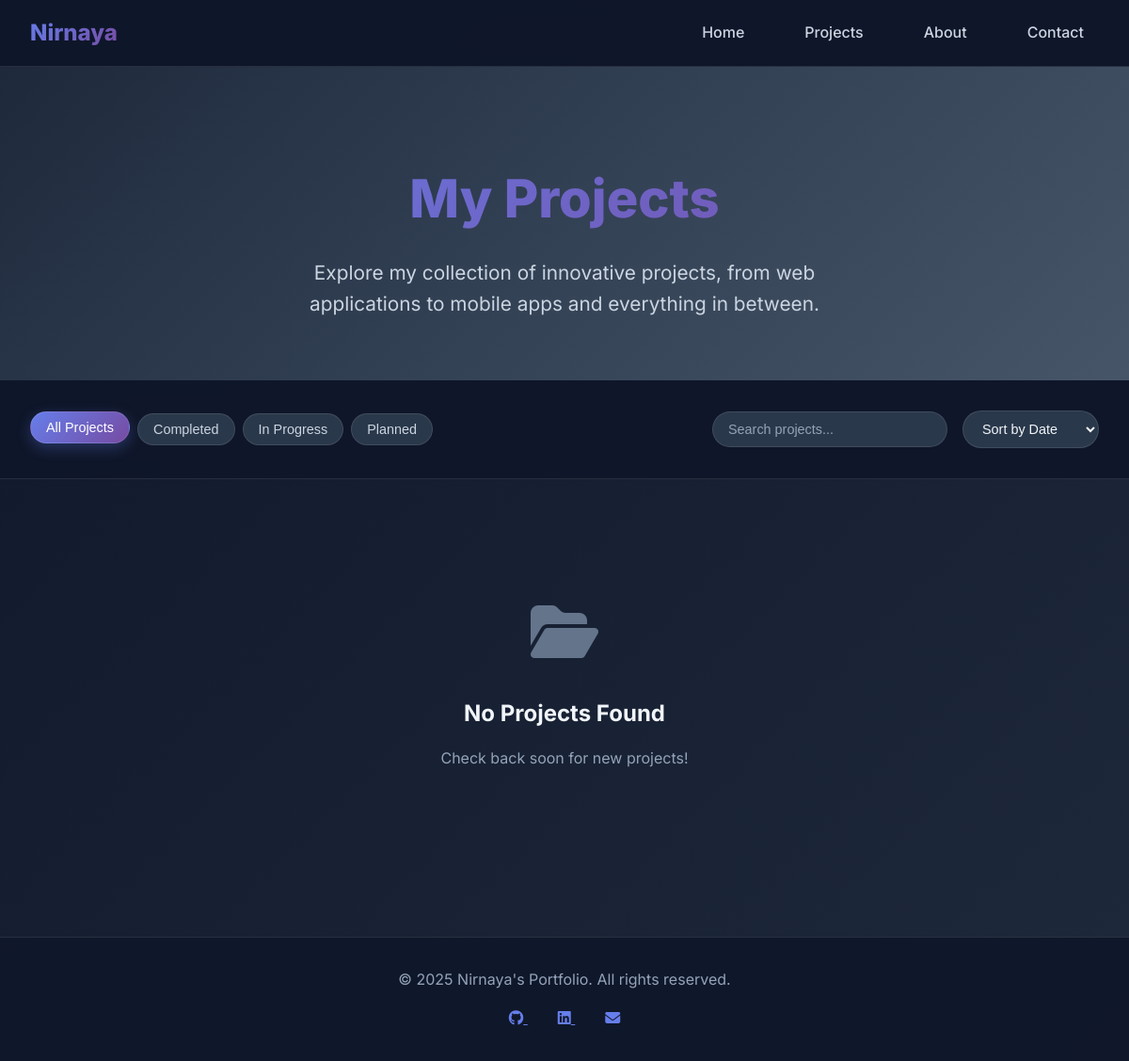
The app's page /projects/, older data.
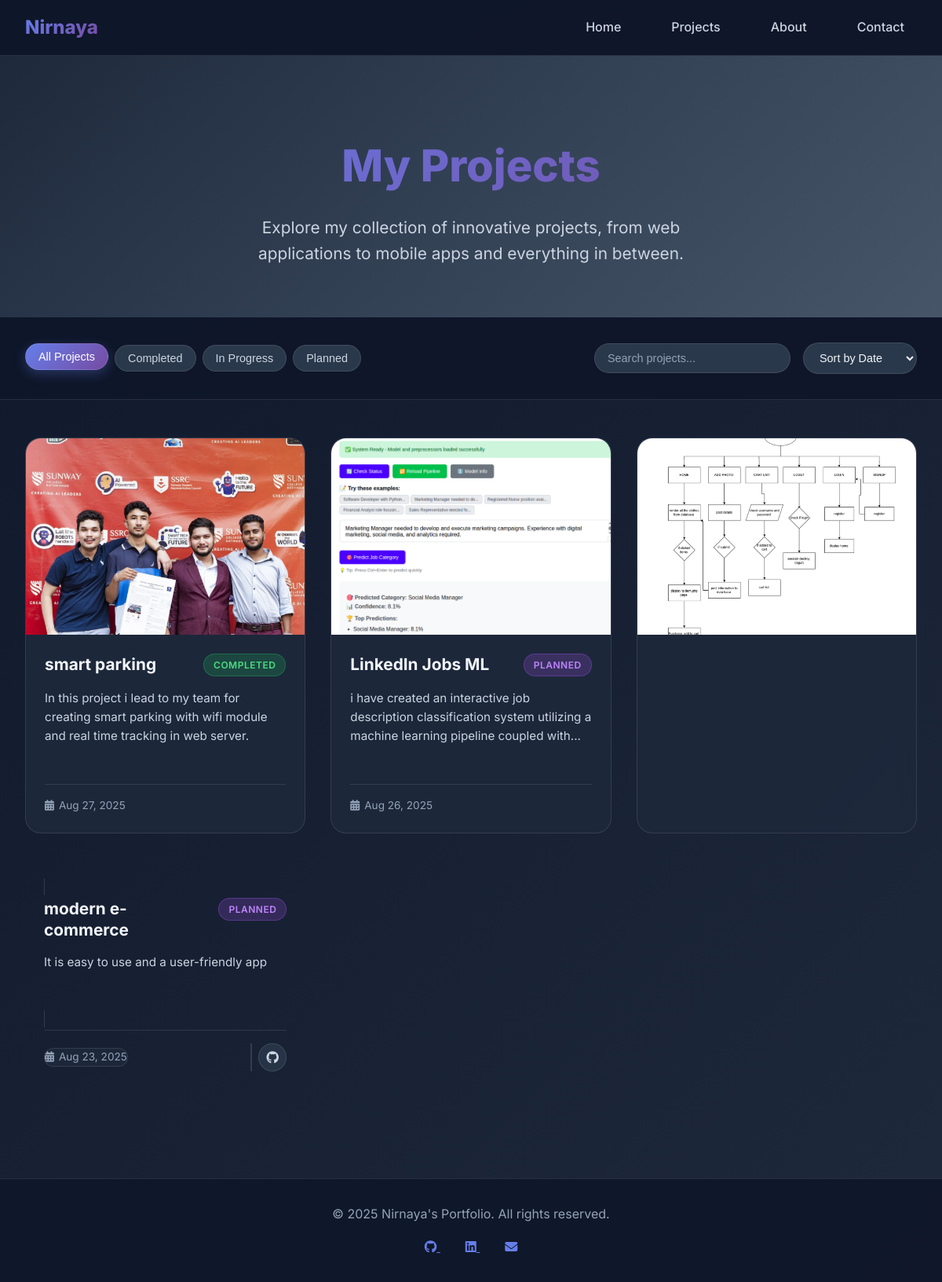
The same page, newer data.
### home/models.py (models this page shows, shortened)
class Project(models.Model):
    STATUS_CHOICES = [
        ('planned', 'Planned'),
        ('in-progress', 'In Progress'),
        ('completed', 'Completed'),
        ('on-hold', 'On Hold'),
    ]
    PRIORITY_CHOICES = [
        (1, 'Low'),
        (2, 'Medium'),
        (3, 'High'),
        (4, 'Critical'),
    ]
    title = models.CharField(max_length=200)
    slug = models.SlugField(unique=True, blank=True)
    description = models.TextField()
    status = models.CharField(max_length=20, choices=STATUS_CHOICES, default='planned')
    category = models.ForeignKey(ProjectCategory, on_delete=models.SET_NULL, null=True, blank=True)
    technologies = models.ManyToManyField(Technology, blank=True)
    featured = models.BooleanField(default=False)
    priority = models.IntegerField(choices=PRIORITY_CHOICES, default=2)
    image = models.ImageField(
        upload_to=project_image_path,
        blank=True,
        null=True,
        validators=[validate_file_size, FileExtensionValidator(['jpg', 'jpeg', 'png', 'gif', 'webp'])],
        help_text='Upload project image (max 10MB). Supported formats: JPG, PNG, GIF, WebP'
    )
    pdf_file = models.FileField(
        upload_to=project_pdf_path,
        blank=True,
        null=True,
        validators=[validate_file_size, FileExtensionValidator(['pdf'])],
        help_text='Upload project documentation (max 100MB). Only PDF files allowed.'
    )
    github_url = models.URLField(blank=True, help_text='GitHub repository URL')
    demo_url = models.URLField(blank=True, help_text='Live demo URL')
    created_date = models.DateTimeField(auto_now_add=True)
    updated_date = models.DateTimeField(auto_now=True)
    class Meta:
        ordering = ['-created_date']
        indexes = [
            models.Index(fields=['status']),
            models.Index(fields=['featured']),
            models.Index(fields=['priority']),
            models.Index(fields=['-created_date']),
        ]
    def get_absolute_url(self):
        return reverse('home:project_detail', kwargs={'slug': self.slug})

### home/views.py (the view)
# urls.py: path('projects/', views.projects_view, name='projects'),
def projects_view(request):
    projects = Project.objects.all().order_by('-created_date')
    search_query = request.GET.get('search')
    if search_query:
        projects = projects.filter(
            Q(title__icontains=search_query) |
            Q(description__icontains=search_query) |
            Q(technologies__name__icontains=search_query)
        ).distinct()
    category_slug = request.GET.get('category')
    if category_slug:
        projects = projects.filter(category__slug=category_slug)
    status = request.GET.get('status')
    if status:
        projects = projects.filter(status=status)
    tech_id = request.GET.get('technology')
    if tech_id:
        projects = projects.filter(technologies__id=tech_id)
    paginator = Paginator(projects, 12)  # 12 projects per page
    page_number = request.GET.get('page')
    projects = paginator.get_page(page_number)
    categories = ProjectCategory.objects.all()
    technologies = Technology.objects.all()
    context = {
        'projects': projects,
        'categories': categories,
        'technologies': technologies,
        'search_query': search_query,
        'current_category': category_slug,
        'current_status': status,
        'current_technology': tech_id,
    }
    return render(request, 'home/project.html', context)

### home/templates/home/project.html (shortened to what this page needs)
{% extends 'base.html' %}
{% load static %}
{% block content %}
<section class="projects-hero">
    <div class="container">
        <h1>My Projects</h1>
        <p>Explore my collection of innovative projects, from web applications to mobile apps and everything in between.</p>
    </div>
</section>
<div class="projects-controls">
    <div class="controls-container">
        <div class="controls-row">
            <div class="filter-group">
                <button class="filter-btn active" data-filter="all">All Projects</button>
                <button class="filter-btn" data-filter="completed">Completed</button>
                <button class="filter-btn" data-filter="in-progress">In Progress</button>
                <button class="filter-btn" data-filter="planned">Planned</button>
            </div>
            <div class="search-sort-group">
                <input type="text" id="projectSearch" class="search-input" placeholder="Search projects...">
                <select id="projectSort" class="sort-select">
                    <option value="date">Sort by Date</option>
                </select>
            </div>
        </div>
    </div>
</div>
<div class="projects-grid" id="projectsGrid">
    {% if projects %}
        {% for project in projects %}
        <a href="{{ project.get_absolute_url }}" class="project-card"
             data-project-id="{{ project.id }}"
             data-status="{{ project.status }}"
             data-technologies="{% for tech in project.technologies.all %}{{ tech.name|lower }}{% if not forloop.last %},{% endif %}{% endfor %}">
            <div class="project-image">
                <img src="{% if project.image %}{{ project.image.url }}{% else %}{% static 'home/images/default-project.jpg' %}{% endif %}"
                     alt="{{ project.title }}"
                     loading="lazy">
            </div>
            <div class="project-content">
                <div class="project-header">
                    <h3 class="project-title">{{ project.title }}</h3>
                    <span class="project-status status-{{ project.status|lower }}">
                        {{ project.get_status_display|default:project.status|capfirst }}
                    </span>
                </div>
                <p class="project-description">
                    {% if project.description|length > 120 %}
                        {{ project.description|slice:":120"|safe }}...
                    {% else %}
                        {{ project.description|safe }}
                    {% endif %}
                </p>
                <div class="project-footer">
                    <div class="project-date">
                        <i class="fas fa-calendar-alt"></i>
                        {{ project.created_date|date:"M d, Y" }}
                    </div>
                    <div class="project-links">
                        {% if project.github_url %}
                            <a href="{{ project.github_url }}"
                               class="project-link github"
                               title="View Source Code"
                               target="_blank"
                               onclick="event.stopPropagation()">
                                <i class="fab fa-github"></i>
                            </a>
                        {% endif %}
                    </div>
                </div>
            </div>
        </a>
        {% endfor %}
    {% else %}
        <div class="empty-state">
            <div class="empty-icon">
                <i class="fas fa-folder-open"></i>
            </div>
            <h3>No Projects Found</h3>
            <p>Check back soon for new projects!</p>
        </div>
    {% endif %}
</div>
{% endblock %}

### home/templates/base.html (shortened to what this page needs)
<!DOCTYPE html>
<html lang="en">
<head>
    <link rel="stylesheet" href="https://cdnjs.cloudflare.com/ajax/libs/font-awesome/6.4.0/css/all.min.css">
</head>
<body>
    <nav class="navbar">
        <div class="container">
            <div class="nav-content">
                <a href="/" class="logo">Nirnaya</a>
                <ul class="nav-links" id="navLinks">
                    <li><a href="/">Home</a></li>
                    <li><a href="/projects/">Projects</a></li>
                    <li><a href="/about/">About</a></li>
                    <li><a href="/contact/">Contact</a></li>
                </ul>
            </div>
        </div>
    </nav>
    <main>
        {% block content %}
        {% endblock %}
    </main>
    <footer class="footer">
        <div class="container">
            <div class="footer-content">
                <p>&copy; 2025 Nirnaya's Portfolio. All rights reserved.</p>
                <div style="margin-top: 1rem;">
                    <a href="https://github.com/nirnayakhadka" target="_blank" style="color: #667eea; margin: 0 1rem;">
                        <i class="fab fa-github"></i>
                    </a>
                    <a href="https://www.linkedin.com/in/nirnaya-khadka-a57464305/" target="_blank" style="color: #667eea; margin: 0 1rem;">
                        <i class="fab fa-linkedin"></i>
                    </a>
                    <a href="mailto:nirnayakhadka98@gmail.com" style="color: #667eea; margin: 0 1rem;">
                        <i class="fas fa-envelope"></i>
                    </a>
                </div>
            </div>
        </div>
    </footer>
</body>
</html>

### home/templates/base.html (style rules this page uses)
* { margin: 0; padding: 0; box-sizing: border-box; }
body { font-family: 'Inter', -apple-system, BlinkMacSystemFont, 'Segoe UI', 'Roboto', sans-serif; background: linear-gradient(135deg, #0f172a 0%, #1e293b 100%); color: #f1f5f9; min-height: 100vh; line-height: 1.6; }
.container { max-width: 1200px; margin: 0 auto; padding: 0 2rem; }
.navbar { background: rgba(15, 23, 42, 0.95); backdrop-filter: blur(10px); border-bottom: 1px solid rgba(255, 255, 255, 0.1); position: sticky; top: 0; z-index: 1000; padding: 1rem 0; }
.nav-content { display: flex; justify-content: space-between; align-items: center; }
.logo { font-size: 1.5rem; font-weight: 800; background: linear-gradient(135deg, #667eea 0%, #764ba2 100%); -webkit-background-clip: text; -webkit-text-fill-color: transparent; background-clip: text; text-decoration: none; }
.nav-links { display: flex; list-style: none; gap: 2rem; }
.nav-links a { color: #cbd5e1; text-decoration: none; font-weight: 500; transition: all 0.3s ease; padding: 0.5rem 1rem; border-radius: 8px; }
.footer { background: rgba(15, 23, 42, 0.95); border-top: 1px solid rgba(255, 255, 255, 0.1); padding: 2rem 0; margin-top: 4rem; }
.footer-content { text-align: center; color: #94a3b8; }

Row changes from the older to the newer data that the page shows:
added Project: image (picture), title "smart parking", status "COMPLETED", description "In this project i lead to my team for creating smart parking with wifi module and real time tracking in web server.", created_date "Aug 27, 2025"
added Project: image (picture), title "LinkedIn Jobs ML", status "PLANNED", description "i have created an interactive job description classification system utilizing a machine learning pipeline coupled with", created_date "Aug 26, 2025"
added Project: image (picture), title "modern e-commerce", status "PLANNED", description "It is easy to use and a user-friendly app", created_date "Aug 23, 2025"
Text that changed along with them:
text no longer shown: "No Projects Found Check back soon for new projects!"
